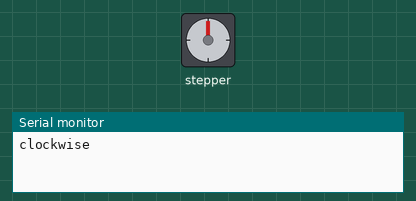
A sketch run on a simulated Arduino Uno, built with avr-gcc and run on an emulated ATmega328P. Shown: stepper motor, the last lines printed to the serial monitor. Stepper angles assume 2048 steps per turn.

Above: at 0.15 s.
At 9.47 s:
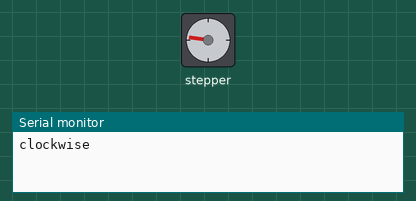
At 18.6 s:
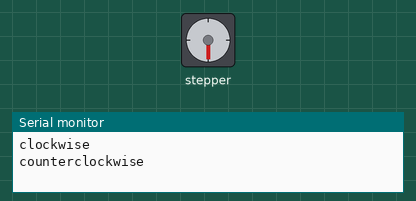
At 36.96 s:
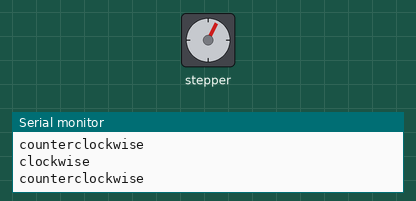
Timing chart, 0 to 40.0 s (numbered marks = the images above):
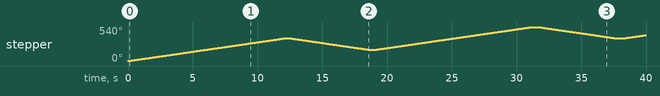

Measured:
- by itself, stepper: turns 360° clockwise in 12.1 s, then 180° counter-clockwise in 6.0 s, then 360° clockwise in 12.1 s, then 180° counter-clockwise in 6.0 s, and so on

The sketch:

Project_21_Stepper_Motor.ino
```cpp
/*

Keye New RFID Starter Kit

Project 21

Stepper Motor

Edit By Keyes

*/

#include <Stepper.h>

const int stepsPerRevolution = 2048; // the steps of a cycle

// initialization

Stepper myStepper(stepsPerRevolution, 11, 10, 9, 8);


void setup() {

// Set motor speed(rpm)

myStepper.setSpeed(5);

// initialize serial port

Serial.begin(9600);

}

void loop() {

// rotate a cycle clockwise

Serial.println("clockwise");

myStepper.step(stepsPerRevolution);

delay(500);

// rotate half a cycle counterclockwise

Serial.println("counterclockwise");

myStepper.step(-stepsPerRevolution / 2);

delay(500);

}
```
